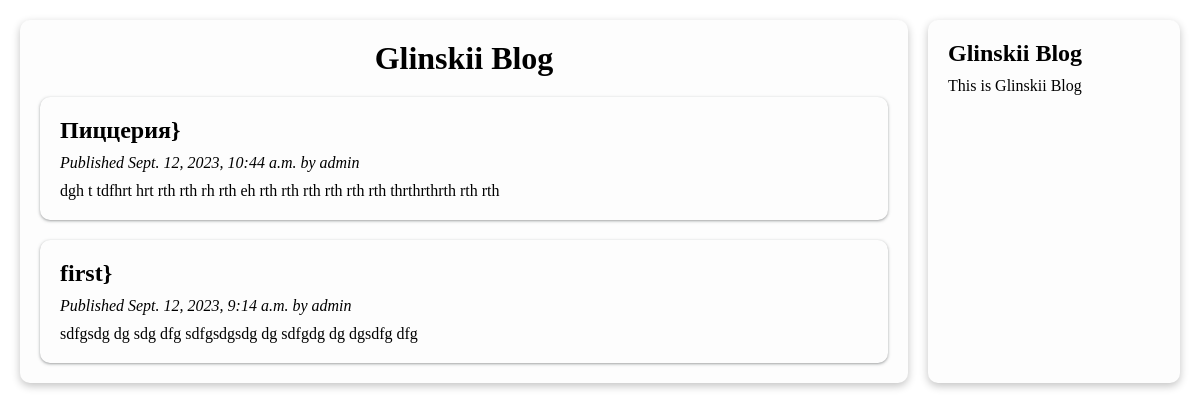
Page /blog on the committed database.
### blog/models.py (models this page shows, shortened)
class Post(models.Model):
    class Status(models.TextChoices):
        DRAFT = 'DF', 'Draft'
        PUBLISHED = 'PB', 'Published'
    title = models.CharField(max_length=250)
    slug = models.SlugField(max_length=250)
    author = models.ForeignKey(User, on_delete=models.CASCADE, related_name='blog_posts')
    body = models.TextField()
    publish = models.DateTimeField(default=timezone.now())
    created = models.DateTimeField(auto_now_add=True)
    updated = models.DateTimeField(auto_now=True)
    status = models.CharField(max_length=2, choices=Status.choices, default=Status.DRAFT)
    objects = models.Manager()
    published = PublishedManager()
    class Meta:
        ordering = ['-publish']
        indexes = [
            models.Index(fields=['-publish']),
        ]

### blog/views.py (the view)
# urls.py: path('', views.post_list, name='post_list'),
def post_list(request):
    posts = Post.published.all()
    return render(request, 'blog/post/list.html', {'posts': posts})

### blog/models.py (called while the page is built)
    def get_queryset(self):
        return super().get_queryset()\
                      .filter(status=Post.Status.PUBLISHED)

### blog/templates/blog/post/list.html (shortened to what this page needs)
{% extends 'blog/base.html' %}
{% block content %}
    <h1 class="title">Glinskii Blog</h1>
    {% for post in posts %}
        <div class="post">
            <h2 class="post__title">
                <a href="{% url 'blog:post_detail' post.id %}">
                    {{post.title}}}
                </a>
            </h2>
        <p class="post__date">
            <i>Published {{post.publish}} by {{post.author}}</i>
        </p>
        {{post.body|truncatewords:30|linebreaks}}
        </div>
    {% endfor %}
{% endblock %}

### blog/templates/blog/base.html (shortened to what this page needs)
{% load static %}
<!DOCTYPE html>
<html lang="en">
<head>
    <link rel="stylesheet" href="{% static "css/blog.css" %}">
</head>
<body>
    <div class="wrapper">
        <div class="content">
        {% block content %}
        {% endblock %}
    </div>
    <div class="sidebar">
        <h2>Glinskii Blog</h2>
        <p>This is Glinskii Blog</p>
    </div>
    </div>
</body>
</html>

### blog/static/css/blog.css (style rules this page uses)
* { margin: 0; padding: 0; }
body { padding: 20px; }
a { text-decoration: none; color: #000; }
.wrapper { display: flex; justify-content: space-between; gap: 20px; width: 100%; height: 100%; }
.content, .sidebar { background: #fdfdfd; border-radius: 10px; padding: 20px; box-shadow: rgba(0, 0, 0, 0.24) 0px 3px 8px; display: flex; flex-direction: column; }
.content { width: 80%; gap: 20px; }
.title { text-align: center; }
.sidebar { width: 20%; gap: 10px; }
.post { border-radius: 10px; padding: 20px; box-shadow: rgba(60, 64, 67, 0.3) 0px 1px 2px 0px, rgba(60, 64, 67, 0.15) 0px 1px 3px 1px; display: flex; flex-direction: column; gap: 10px; }

### rows in the picture
Post: title "Пиццерия", publish "Sept. 12, 2023, 10:44 a.m.", author "admin", body "dgh t tdfhrt hrt rth rth rh rth eh rth rth rth rth rth rth thrthrthrth rth rth"
Post: title "first", publish "Sept. 12, 2023, 9:14 a.m.", author "admin", body "sdfgsdg dg sdg dfg sdfgsdgsdg dg sdfgdg dg dgsdfg dfg"
